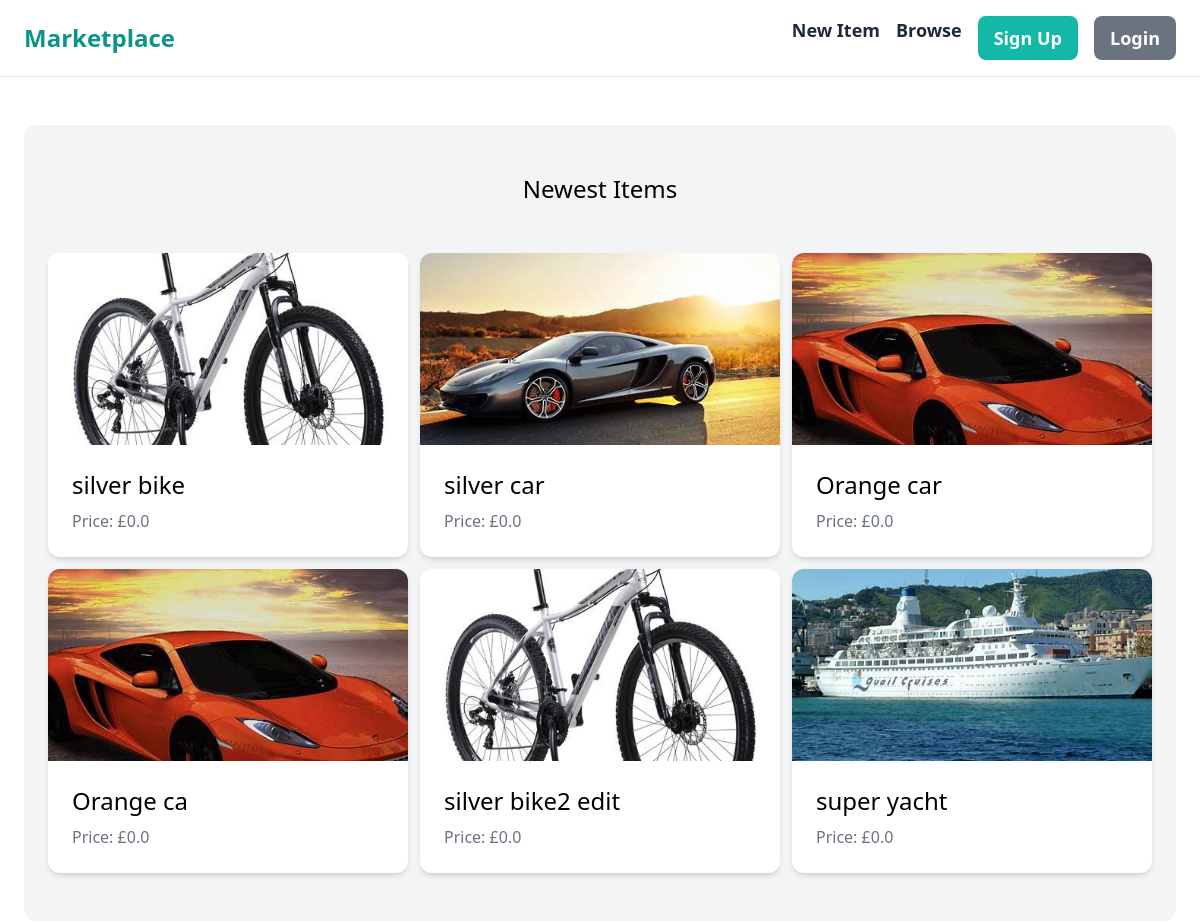
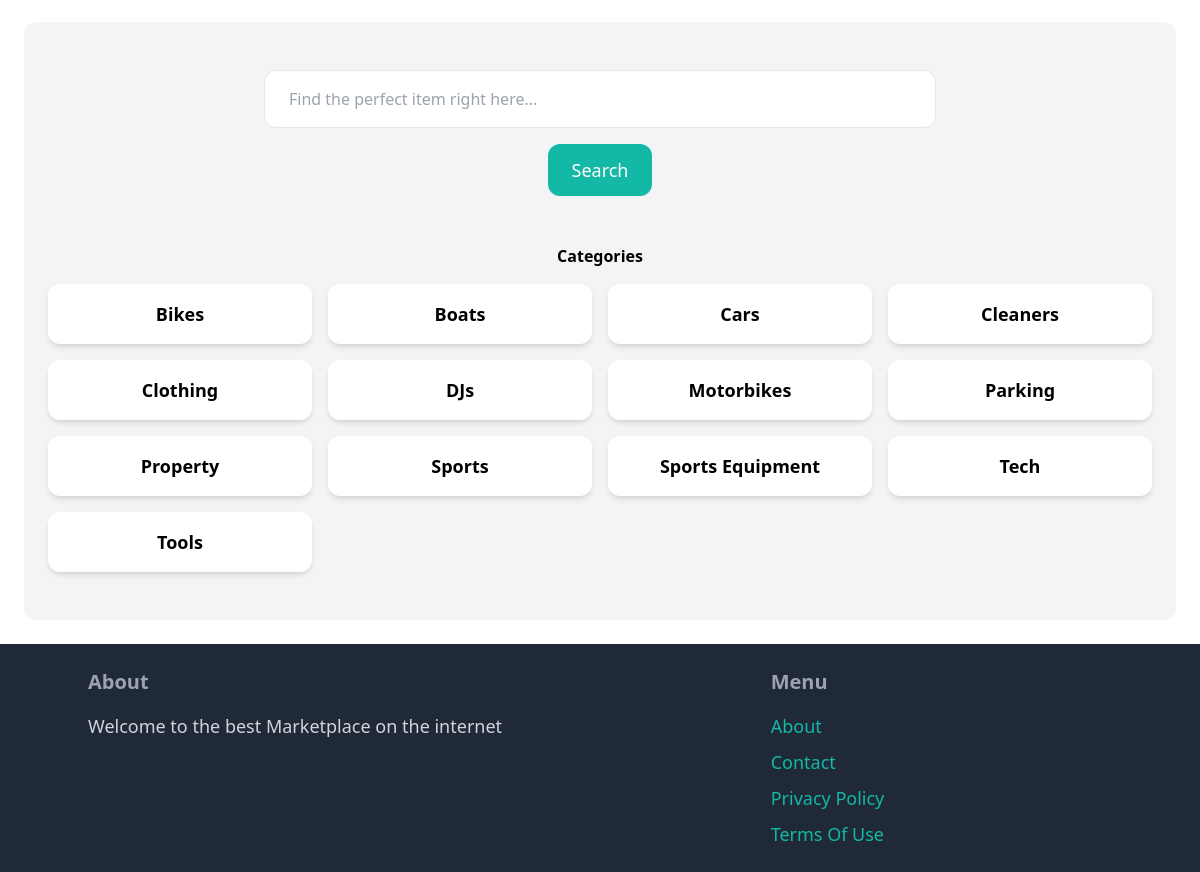
The page / on the database its author committed (2 pictures, top to bottom).
### item/models.py (models this page shows, shortened)
class Item(models.Model):
    name = models.CharField(max_length=255)
    description = models.TextField()
    price = models.FloatField(default=0.00)  # Ensure a default value is set
    image = models.ImageField(upload_to='items/')
    is_sold = models.BooleanField(default=False)
    created_at = models.DateTimeField(default=timezone.now)
    category = models.ForeignKey(Category, related_name='items', on_delete=models.CASCADE)
    created_by = models.ForeignKey(settings.AUTH_USER_MODEL, related_name='items', on_delete=models.CASCADE)
    available_dates = models.TextField(blank=True, null=True)
    daily_price = models.FloatField(default=0.00)

class Category(models.Model):
    name = models.CharField(max_length=255)
    class Meta:
        ordering = ('name',)
        verbose_name_plural = 'Categories'

### core/views.py (the view)
# urls.py: path('', views.index, name='index'),
def index(request):
    items = Item.objects.filter(is_sold=False)[0:6]
    categories = Category.objects.all()
    return render(request, 'core/index.html', {
        'categories': categories,
        'items': items,
    })

### core/templates/core/index.html (shortened to what this page needs)
{% extends 'core/base.html' %}
{% block content %}
    <div class="mt-6 px-6 py-12 bg-gray-100 rounded-xl">
        <h2 class="mb-12 text-2xl text-center">Newest Items</h2>
        <div class="grid grid-cols-3 gap-3">
            {% for item in items %}
                <div class="flex flex-col bg-white rounded-xl shadow-md overflow-hidden">
                    <a href="{% url 'item:detail' pk=item.id %}" class="flex flex-col h-full">
                        <div class="flex-shrink-0">
                            <img src="{{ item.image.url }}" class="w-full h-48 object-cover">
                        </div>
                        <div class="flex-1 p-6 flex flex-col">
                            <h2 class="text-2xl mb-2">{{ item.name }}</h2>
                            <p class="text-gray-500">Price: £{{ item.price }}</p>
                        </div>
                    </a>
                </div>
            {% endfor %}
       </div>
    </div>
    <div class="mt-6 px-6 py-12 bg-gray-100 rounded-xl">
        <div class="max-w-2xl mx-auto">
            <form method="get" action="{% url 'item:items' %}" class="flex flex-col items-center">
                <input name="query" class="w-full py-4 px-6 border rounded-xl mb-4" type="text" value="{{ query }}" placeholder="Find the perfect item right here...">
                <button class="py-3 px-6 text-lg bg-teal-500 text-white rounded-xl hover:bg-teal-700">Search</button>
            </form>
        </div>
        <div class="mt-12">
            <p class="font-semibold text-center mb-4">Categories</p>
            <div class="grid grid-cols-1 md:grid-cols-2 lg:grid-cols-4 gap-4">
                {% for category in categories %}
                    <div class="bg-white rounded-xl shadow-md p-4">
                        <a href="{% url 'item:items' %}?query={{ query }}&category={{ category.id }}" class="text-lg font-semibold block text-center hover:text-teal-500">
                            {{ category.name }}
                        </a>
                    </div>
                {% endfor %}
            </div>
        </div>
    </div>
{% endblock %}

### rows shown on the page
Item: image (picture), name "silver bike", price "0.0"
Item: image (picture), name "silver car", price "0.0"
Item: image (picture), name "Orange car", price "0.0"
Item: image (picture), name "Orange ca", price "0.0"
Item: image (picture), name "silver bike2 edit", price "0.0"
Item: image (picture), name "super yacht", price "0.0"
Category: name "Bikes"
Category: name "Boats"
Category: name "Cars"
Category: name "Cleaners"
Category: name "Clothing"
Category: name "DJs"
Category: name "Motorbikes"
Category: name "Parking"
Category: name "Property"
Category: name "Sports"
Category: name "Sports Equipment"
Category: name "Tech"
Category: name "Tools"
